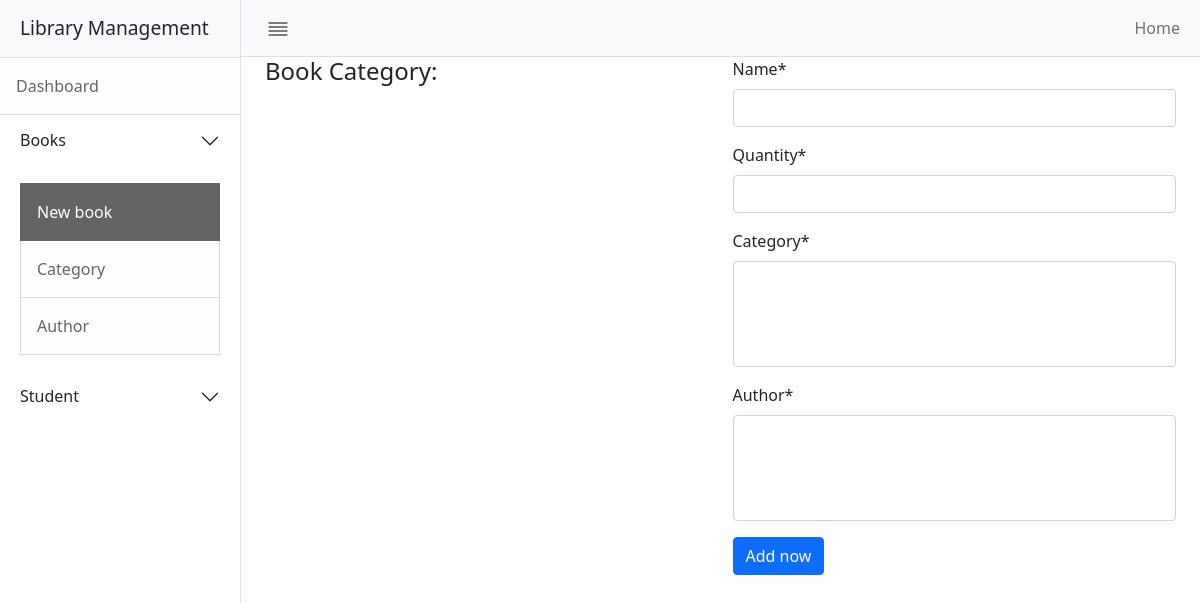
/book/new/, run on an earlier commit of the app's database.
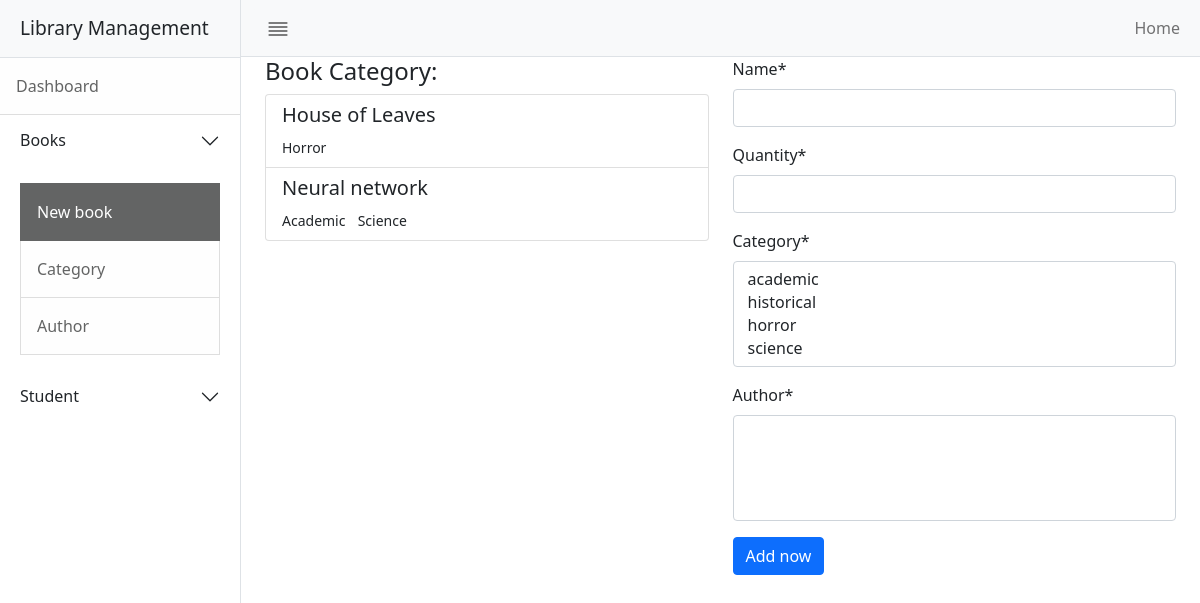
And on a later commit of the database.
### book_app/models.py (models this page shows, shortened)
class Book(models.Model):
    name = models.CharField(max_length=200)
    isbn = models.CharField(max_length=200)
    quantity = models.PositiveIntegerField()
    category = models.ManyToManyField(BookCategory, related_name='rel_book_categories')
    author = models.ManyToManyField(Author, related_name='author_books')
    created_at = models.DateTimeField(auto_now_add=True)
    updated_at = models.DateTimeField(auto_now=True)
    class Meta:
        ordering = ('name',)

class BookCategory(models.Model):
    name = models.CharField(max_length=200)
    def __str__(self):
        return self.name
    class Meta:
        ordering = ('name',)

### book_app/views.py (the view)
# urls.py: path('new/', views.new_book, name='create'),
def new_book(request):
    if request.method == 'POST':
        form = BookForm(request.POST)
        if form.is_valid():
            form.save()
            return HttpResponseRedirect('/book/new/')
    else:
        form = BookForm()
    books = Book.objects.prefetch_related('category').all()
    return render(request, 'books/create.html', {'form': form, 'books': books})

### book_app/forms.py
class BookForm(forms.ModelForm):
    class Meta:
        model = Book
        fields = ['name','quantity', 'category','author']

### templates/books/create.html (shortened to what this page needs)
{% extends 'MasterAdmin.html' %}
{% block content %}
    {% load crispy_forms_tags %}
    <div class="container">
        <div class="row">
            <div class="col-md-6 col-12">
                <h4>Book Category:</h4>
                <div class="list-group">
                    {% for book in books %}
                        <div class="list-group-item list-group-item-action flex-column align-items-start">
                            <h5>{{ book.name | capfirst }}</h5>
                            {% for category in book.category.all %}
                                <small class="pe-2 d-inline-block">{{ category | capfirst }}</small>
                            {% endfor %}
                        </div>
                    {% endfor %}
                </div>
            </div>
            <div class="col-md-6 col-12">
                <form action="{% url 'book:create' %}" method="post">
                    {{ form | crispy }}
                    <button class="btn btn-primary">Add now</button>
                </form>
            </div>
        </div>
    </div>
{% endblock %}

What changed in the data, as far as the page shows it:
added Book: name "House of Leaves"
added BookCategory: name "Horror", shown under "House of Leaves"
added Book: name "Neural network"
added BookCategory: name "Academic", shown under "Neural network"
added BookCategory: name "Science", shown under "Neural network"
Also different on the page:
form field category: (not shown) → "academic / historical / horror / science"
